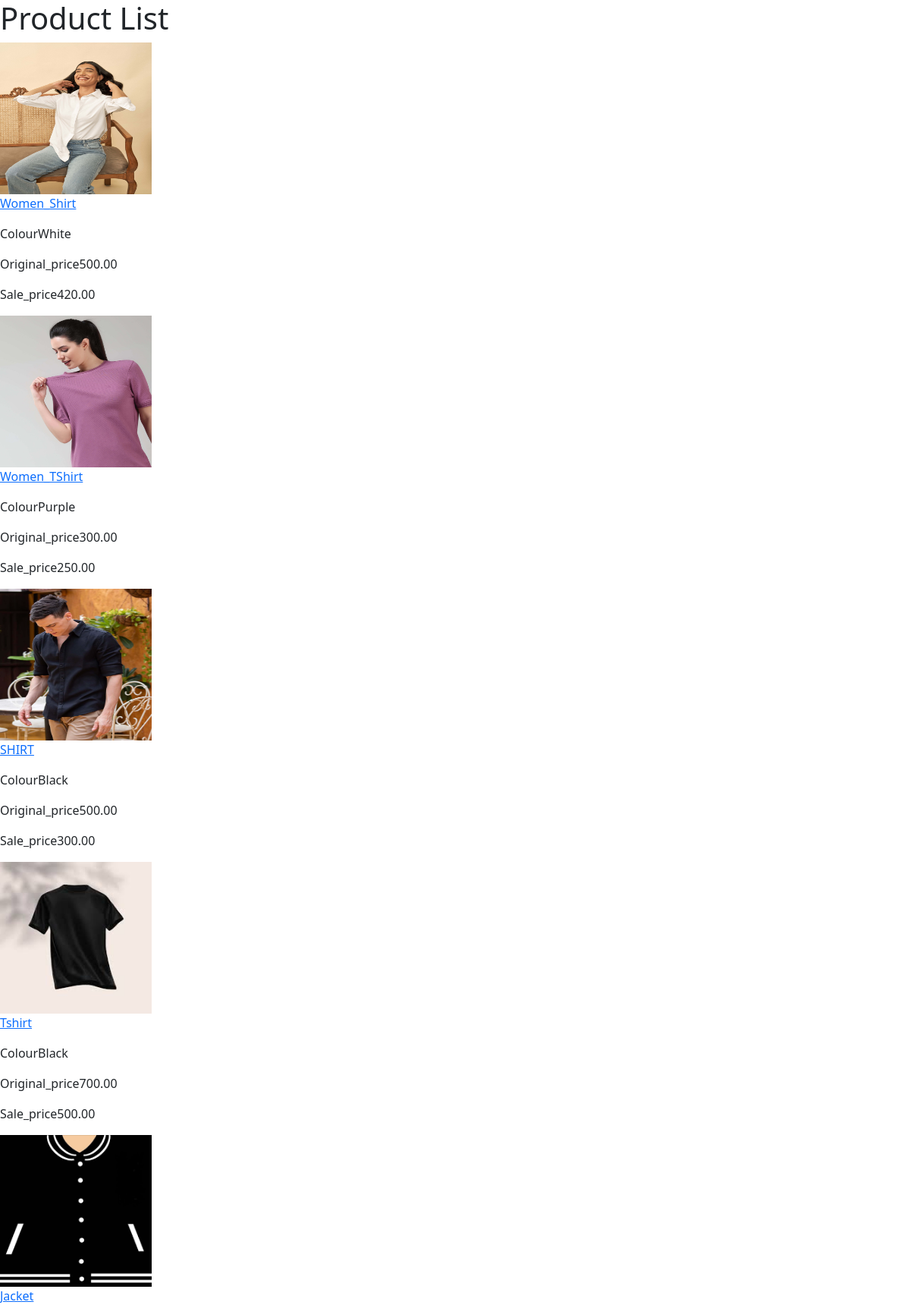
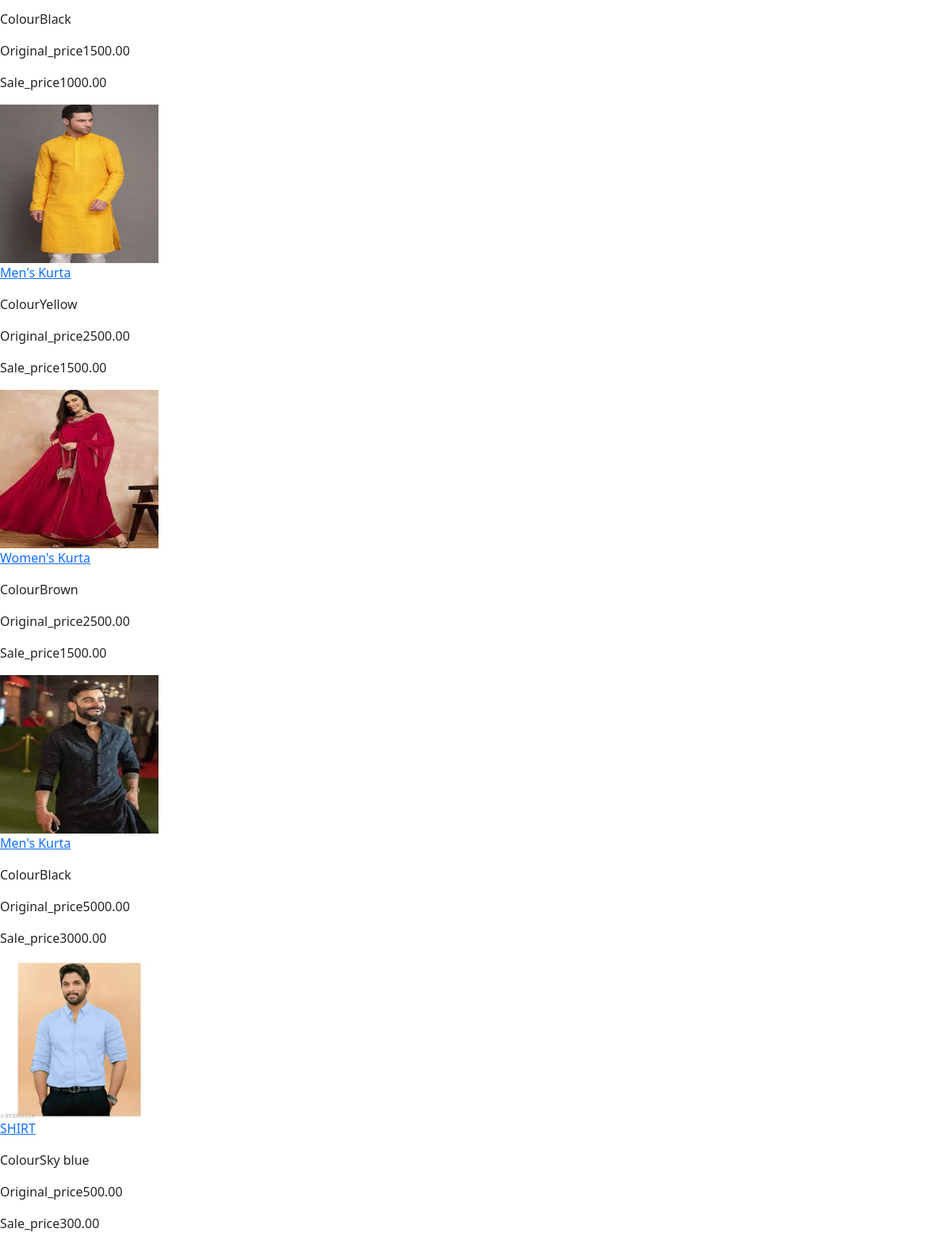
Page /productlist/ (upper part) on the committed database (2 pictures, top to bottom).
### app/models.py (models this page shows, shortened)
class ProductItem(models.Model):
    product_item_id = models.AutoField(primary_key=True)
    product = models.ForeignKey(Product, on_delete=models.CASCADE)
    colour = models.ForeignKey(Colour, on_delete=models.CASCADE)
    original_price = models.DecimalField(max_digits=10, decimal_places=2)
    sale_price = models.DecimalField(max_digits=10, decimal_places=2)
    image1=models.ImageField(upload_to='product_images/',blank=True,null=True)
    image2=models.ImageField(upload_to='product_images/',blank=True,null=True)
    image3=models.ImageField(upload_to='product_images/',blank=True,null=True)
    image4=models.ImageField(upload_to='product_images/',blank=True,null=True)
    slug=models.CharField(max_length=100,blank=True,null=True)

class Product(models.Model):
    product_id = models.AutoField(primary_key=True)
    product_category = models.ForeignKey(ProductCategory, on_delete=models.CASCADE)
    brand = models.ForeignKey(Brand, on_delete=models.CASCADE)
    product_name = models.CharField(max_length=255)
    product_description = models.TextField()
    model_height = models.FloatField(blank=True,null=True)
    model_wearing = models.CharField(max_length=255,blank=True,null=True)
    care_instructions = models.TextField(blank=True,null=True)
    about = models.TextField(blank=True,null=True)

class Colour(models.Model):
    colour_id = models.AutoField(primary_key=True)
    colour_name = models.CharField(max_length=50)

### app/views.py (the view)
# urls.py: path('productlist/',views.product_list,name='productlist'),
def product_list(request):
    products = ProductItem.objects.all()
    context = {
        'products': products
    }
    return render(request, 'product_list.html', context)

### template/product_list.html (shortened to what this page needs)
{% extends 'base.html' %}
{% block content %}
    <h1>Product List</h1>
    <table border="1">
        <tbody>
            {% for product in products %}
            <div>
                <a href="{% url 'product_view' product.slug %}"><img src="{{product.image1.url}}" width="200px" height="200px">
                <p>{{product.product.product_name}}</p></a>
                <p>Colour{{product.colour.colour_name}}</p>
                <p>Original_price{{ product.original_price}}</p>
                <p>Sale_price{{product.sale_price}}</p>
            </div>
            {% endfor %}
        </tbody>
    </table>
{% endblock %}

### rows in the picture
ProductItem: image1 (picture), product.product_name "Women_Shirt", colour.colour_name "White", original_price "500.00", sale_price "420.00"
ProductItem: image1 (picture), product.product_name "Women_TShirt", colour.colour_name "Purple", original_price "300.00", sale_price "250.00"
ProductItem: image1 (picture), product.product_name "SHIRT", colour.colour_name "Black", original_price "500.00", sale_price "300.00"
ProductItem: image1 (picture), product.product_name "Tshirt", colour.colour_name "Black", original_price "700.00", sale_price "500.00"
ProductItem: image1 (picture), product.product_name "Jacket", colour.colour_name "Black", original_price "1500.00", sale_price "1000.00"
ProductItem: image1 (picture), product.product_name "Men's Kurta", colour.colour_name "Yellow", original_price "2500.00", sale_price "1500.00"
ProductItem: image1 (picture), product.product_name "Women's Kurta", colour.colour_name "Brown", original_price "2500.00", sale_price "1500.00"
ProductItem: image1 (picture), product.product_name "Men's Kurta", colour.colour_name "Black", original_price "5000.00", sale_price "3000.00"
ProductItem: image1 (picture), product.product_name "SHIRT", colour.colour_name "Sky blue", original_price "500.00", sale_price "300.00"
